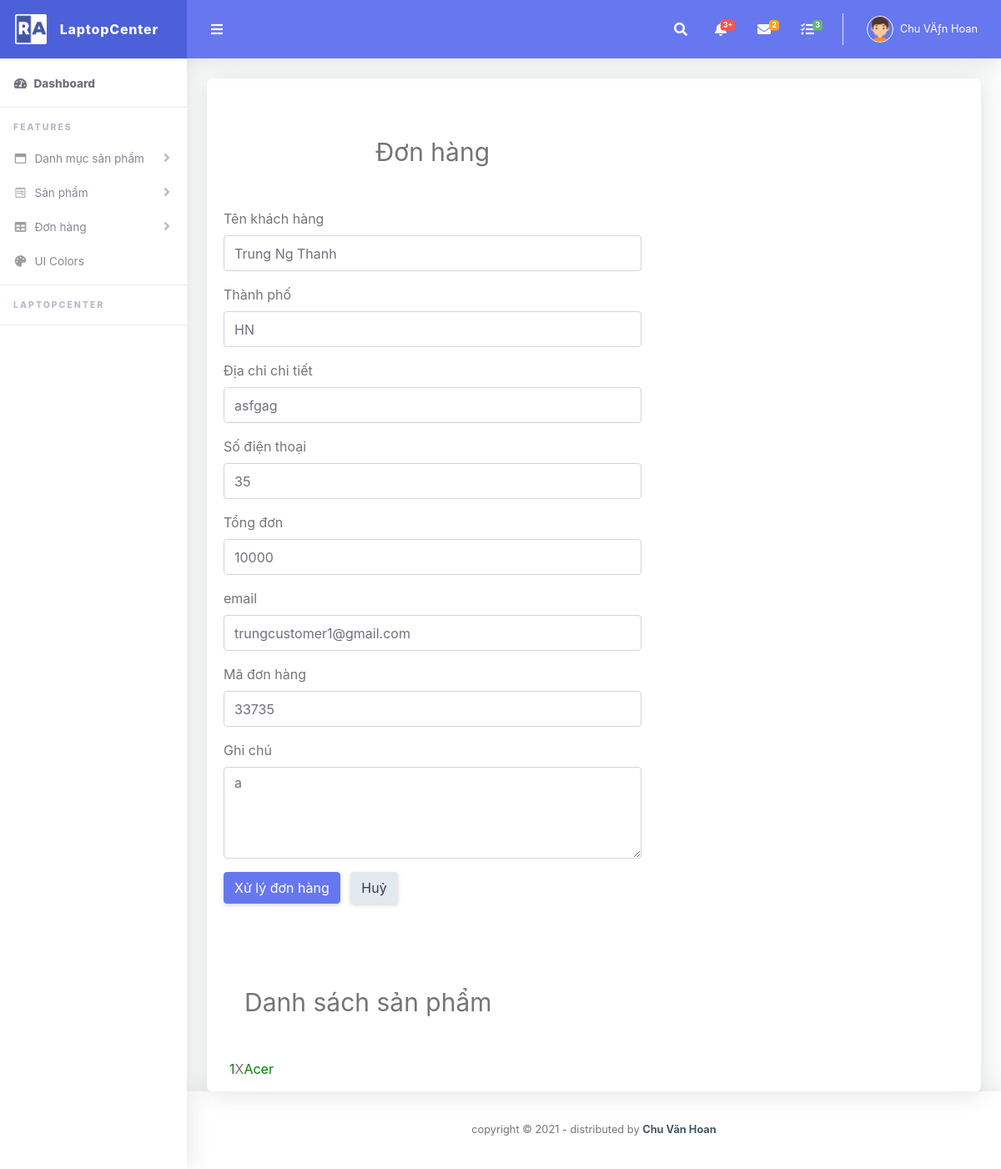
Page /admin/xulydonhang.php?id=4 (signed in) on the committed database.
### tables this page shows
CREATE TABLE `tbl_order` (
  `id` int(11) NOT NULL,
  `customerName` varchar(50) NOT NULL,
  `city` varchar(50) NOT NULL,
  `address` varchar(100) NOT NULL,
  `sdt` varchar(20) NOT NULL,
  `note` text,
  `date` date DEFAULT NULL,
  `status` int(11) NOT NULL,
  `subtotal` int(11) NOT NULL,
  `code` varchar(255) NOT NULL,
  `email` varchar(50) NOT NULL
);

CREATE TABLE `tbl_orderdetail` (
  `id` int(11) NOT NULL,
  `productName` varchar(255) NOT NULL,
  `productQuantity` int(11) NOT NULL,
  `productPrice` int(11) NOT NULL,
  `total` int(11) NOT NULL,
  `img` varchar(255) NOT NULL,
  `code` varchar(255) NOT NULL
);

### lib/database.php (called while the page is built, shortened)
<?php
Class Database{
   public $host   = DB_HOST;
   public $user   = DB_USER;
   public $pass   = DB_PASS;
   public $dbname = DB_NAME;
   public $link;
private function connectDB(){
   $this->link = new mysqli($this->host, $this->user, $this->pass,
    $this->dbname);
 }
public function select($query){
  $result = $this->link->query($query) or
   die($this->link->error.__LINE__);
  if($result->num_rows > 0){
    return $result;
  } else {
    return false;
  }
 }
}

### classes/cart.php (called while the page is built, shortened)
<?php
$filepath = realpath(dirname(__FILE__));
include_once ($filepath.'/../lib/database.php');
?>
<?php
class cart
{
    private $db;
    public function __construct()
    {
        $this->db = new Database();
    }
    public function getOrderById($id){
        $query = "SELECT * FROM tbl_order WHERE id = '$id' LIMIT 1";
        $result = $this->db->select($query);
        return $result;
    }
    public function getProductOrder($id){
        $query = "SELECT p.* FROM tbl_order as o, tbl_orderdetail as p
                   WHERE o.id = '$id' AND p.code = o.code LIMIT 1";
        $result = $this->db->select($query);
        return $result;
    }
}
?>

### admin/xulydonhang.php (the view, shortened to what this page needs)
<?php
include 'include/sidebar.php';
include '../classes/cart.php';
$order = new cart();
if (!isset($_GET['id']) && $_GET['id']==NULL){
    echo "<script>window.location='order-list.php'</script>";
}else
{
    $id = $_GET['id'];
}
?>
    <div class="col-12 grid-margin stretch-card">
        <div class="card row">
            <div class="card-body col-md-7">
                <h2 class="card-title" align="center" style="font-size: 30px;margin: 50px 0 50px 0">Đơn hàng</h2>
                <?php
                $order_detail = $order->getOrderById($id);
                if ($order_detail){
                    while ($result = $order_detail->fetch_assoc()){
                        ?>
                        <form class="forms-sample" method="POST" action="">
                            <div class="form-group">
                                <label for="exampleInputName1">Tên khách hàng</label>
                                <input type="text" class="form-control" value="<?= $result['customerName']; ?>"  />
                            </div>
                            <div class="form-group">
                                <label for="exampleInputName1">Thành phố</label>
                                <input type="text" class="form-control" value="<?= $result['city']; ?>" />
                            </div>
                            <div class="form-group">
                                <label for="exampleInputName1">Địa chỉ chi tiết</label>
                                <input type="text" class="form-control" value="<?= $result['address']; ?>" />
                            </div>
                            <div class="form-group">
                                <label for="exampleInputName1">Số điện thoại</label>
                                <input type="text"  class="form-control" value="<?= $result['sdt']; ?>" />
                            </div>
                            <div class="form-group">
                                <label for="exampleInputName1">Tổng đơn</label>
                                <input type="text"  class="form-control" value="<?= $result['subtotal']; ?>" />
                            </div>
                            <div class="form-group">
                                <label for="exampleInputName1">email</label>
                                <input type="text"  class="form-control" value="<?= $result['email']; ?>" />
                            </div>
                            <div class="form-group">
                                <label for="exampleInputName1">Mã đơn hàng</label>
                                <input type="text"  class="form-control" value="<?= $result['code']; ?>" />
                            </div>
                            <div class="form-group">
                                <label for="exampleTextarea1">Ghi chú</label>
                                <textarea
                                    class="form-control"
                                    rows="4"
                                ><?= $result['note']; ?></textarea>
                            </div>
                            <input type="submit" name="handle" class="btn btn-primary mr-2" value="Xử lý đơn hàng" />
                            <input class="btn btn-light" type="submit" name="cancel" value="Huỷ" />
                        </form>
                        <?php
                    }
                }
                ?>
            </div>
            <div class="col-md-5" style="">
                <h2 class="card-title" align="center" style="font-size: 30px;margin: 80px 0 50px 0">Danh sách sản phẩm</h2>
                <?php
                $product = $order->getProductOrder($id);
                if ($product){
                    while ($value = $product->fetch_assoc()){
                        ?>
                        <div class="row" style="margin: 15px">
                            <span style="color: green"><?= $value['productQuantity'] ?></span> X <span style="color: green"><?= $value['productName'] ?></span>
                        </div>
                        <?php
                    }
                }
                ?>
            </div>
        </div>
    </div>
<?php
include 'include/footer.php'
?>

### rows in the picture
tbl_order: customerName "Trung Ng Thanh", city "HN", address "asfgag", sdt "35", subtotal "10000", email "trungcustomer1@gmail.com", code "33735", note "a"
tbl_orderdetail: productQuantity "1", productName "Acer"

### other values in the picture
$_SESSION['name'] "Chu VÄƒn Hoan"
